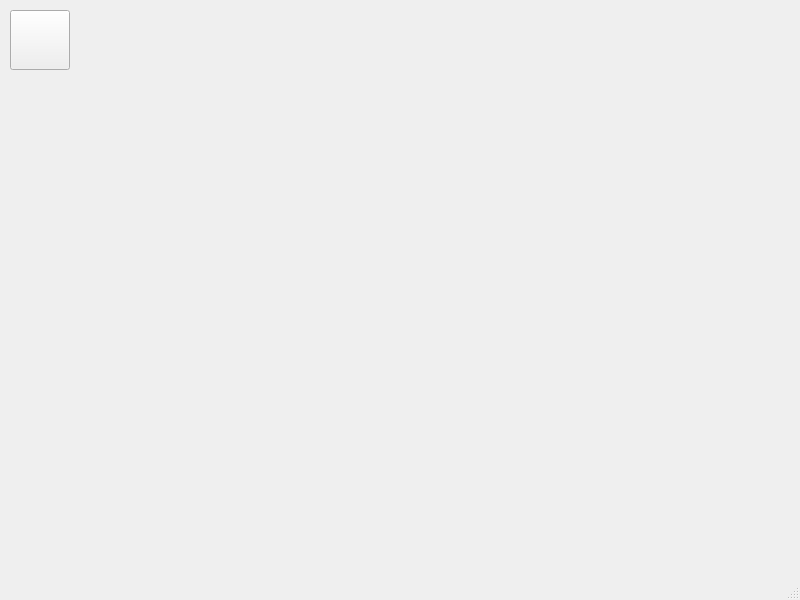
<?xml version="1.0" encoding="UTF-8"?>
<ui version="4.0">
 <class>MainWindow</class>
 <widget class="QMainWindow" name="MainWindow">
  <property name="geometry">
   <rect>
    <x>0</x>
    <y>0</y>
    <width>800</width>
    <height>600</height>
   </rect>
  </property>
  <property name="windowTitle">
   <string>MainWindow</string>
  </property>
  <widget class="QWidget" name="centralwidget">
   <widget class="QPushButton" name="pushButton">
    <property name="geometry">
     <rect>
      <x>10</x>
      <y>10</y>
      <width>60</width>
      <height>60</height>
     </rect>
    </property>
    <property name="font">
     <font>
      <family>Avenir Next</family>
      <pointsize>12</pointsize>
     </font>
    </property>
    <property name="text">
     <string/>
    </property>
    <property name="icon">
     <iconset>
      <normalon>:/save.png</normalon>
     </iconset>
    </property>
    <property name="iconSize">
     <size>
      <width>30</width>
      <height>30</height>
     </size>
    </property>
   </widget>
  </widget>
  <widget class="QMenuBar" name="menubar">
   <property name="geometry">
    <rect>
     <x>0</x>
     <y>0</y>
     <width>800</width>
     <height>21</height>
    </rect>
   </property>
  </widget>
  <widget class="QStatusBar" name="statusbar"/>
 </widget>
 <resources/>
 <connections/>
</ui>
